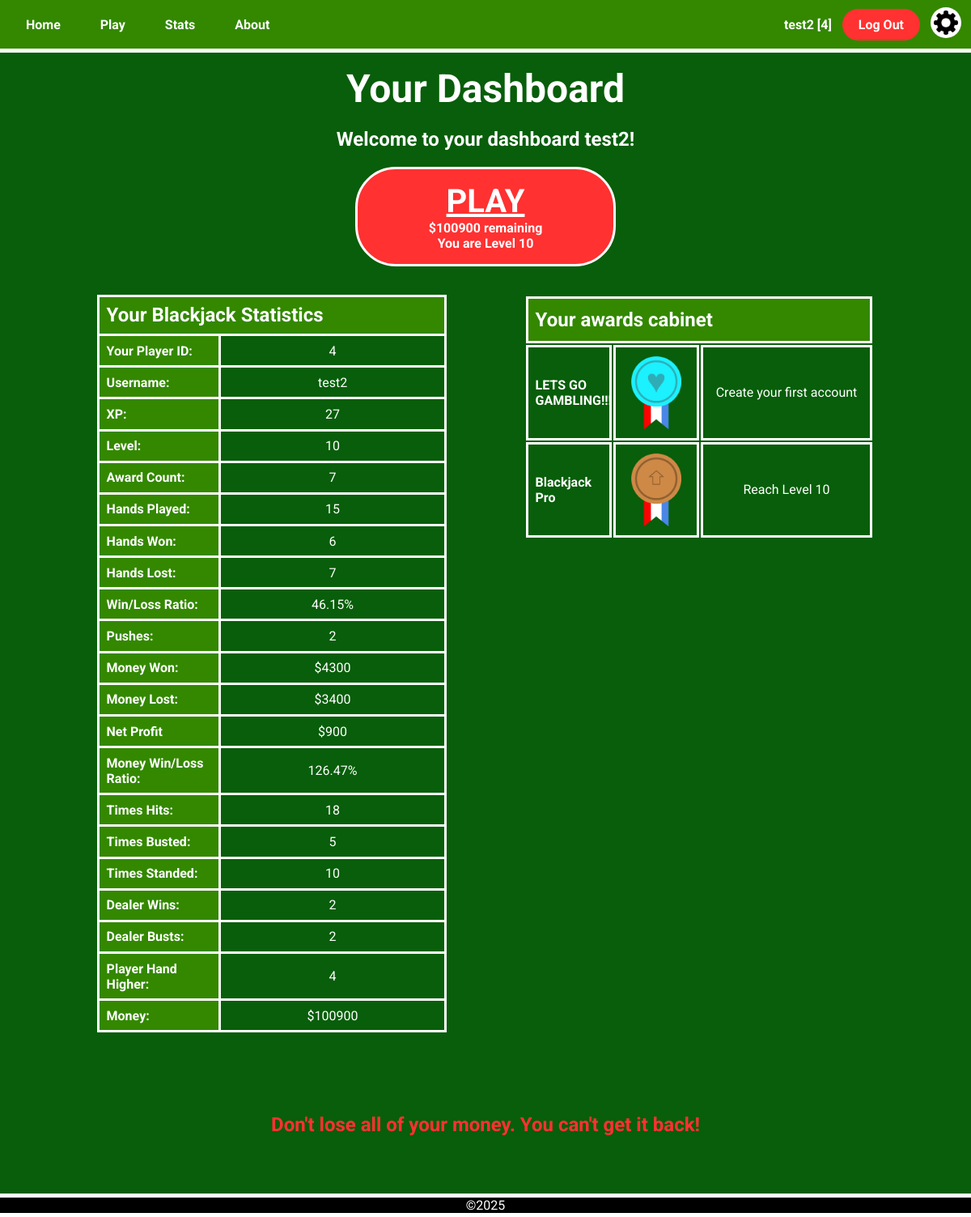
Screenshot of /dashboard (signed in) with the database file from the repository.
### tables this page shows
CREATE TABLE Player (id INTEGER, username TEXT UNIQUE, password TEXT, xp INTEGER DEFAULT (0), level INTEGER DEFAULT (1), award_count INTEGER DEFAULT (0), hands_played INTEGER DEFAULT (0), wins INTEGER DEFAULT (0), losses INTEGER DEFAULT (0), pushes INTEGER DEFAULT (0), money_wins INTEGER DEFAULT (0), money_losses INTEGER DEFAULT (0), hits INTEGER DEFAULT (0), busts INTEGER DEFAULT (0), stands INTEGER DEFAULT (0), dealer_higher INTEGER DEFAULT (0), dealer_busts INTEGER DEFAULT (0), player_higher INTEGER DEFAULT (0), money INTEGER DEFAULT (100000), PRIMARY KEY (id));

CREATE TABLE Award (id INTEGER, name TEXT, description TEXT, image TEXT, PRIMARY KEY (id));

### blackjack.py (the view)
@app.route('/dashboard')
def dashboard():
    if not session.get("logged_in"):
        return redirect('/home')
    elif session.get('active_hand'):
        flash("Please finish your active hand")
        return redirect('/play')
    user_id = session.get("user_id")
    username = session.get("username")
    with sqlite3.connect(DATABASE) as db:
        db.row_factory = sqlite3.Row
        cursor = db.cursor()
        sql = "SELECT * FROM Player WHERE id = ?"
        cursor.execute(sql, (user_id,))
        stats_data = cursor.fetchone()
        sql = '''SELECT name, description, image FROM Award WHERE id IN(
        SELECT aid FROM PlayerAward WHERE pid=?);'''
        cursor.execute(sql, (user_id,))
        awards = [dict(row) for row in cursor.fetchall()]
    if stats_data['wins']+stats_data['losses'] == 0:
        hands_win_loss_ratio = 0
    else:
        hands_win_loss_ratio = stats_data['wins']/(stats_data['wins']+stats_data['losses'])
    if stats_data['money_losses'] == 0:
        money_loss_ratio = 0
    else:
        money_loss_ratio = stats_data['money_wins']/stats_data['money_losses']
    return render_template(
        "dashboard.html",
        title="Dashboard",
        user_id=user_id,
        username=username,
        stats_data=stats_data,
        awards=awards,
        hands_win_loss_ratio=round(hands_win_loss_ratio*100, 2),
        money_loss_ratio=round(money_loss_ratio*100, 2))

### blackjack.py (called while the page is built, shortened)
@app.context_processor
def inject_variables():
    return dict(logged_in=session.get("logged_in"),
                show_footer=True,
                username=session.get('username'),
                user_id=session.get('user_id'))

def awarding_player(claimed_awards, cursor, user_id, criteria, aid, stat):
    for i in range(len(criteria)):
        if stat >= criteria[i]:
            has_award = any(pid.get('aid') == aid[i] for pid in claimed_awards)

### templates/dashboard.html (shortened to what this page needs)
{% extends "layout.html" %}
{% block content %}
<h1 class="title">
    Your Dashboard
</h1>
<h2 class="sub_heading">Welcome to your dashboard {{username}}!</h2>
<div class="dashboard_play_button">
    <a href="play">
      <span class="play_text">
        PLAY
      </span>
      <div class="dashboard_money">
        ${{stats_data['money']}} remaining
      </div>
      <div class="level_message">
        You are Level {{stats_data['level']}}
      </div>
    </a>
</div>
<div class="stats">
  {% if stats_data %}
  <table class="player_stats_table">
    <tr>
      <th class="player_stats_table_title" colspan="2">
        Your Blackjack Statistics
      </th>
    </tr>
    <tr>
      <th>Your Player ID:</th>
      <td>{{stats_data['id']}}</td>
    </tr>
    <tr>
      <th>Username:</th>
      <td>{{stats_data['username']}}</td>
    </tr>
    <tr>
      <th>XP:</th>
      <td>{{stats_data['xp']}}</td>
    </tr>
    <tr>
      <th>Level:</th>
      <td>{{stats_data['level']}}</td>
    </tr>
    <tr>
      <th>Award Count:</th>
      <td>{{stats_data['award_count']}}</td>
    </tr>
    <tr>
      <th>Hands Played:</th>
      <td>{{stats_data['hands_played']}}</td>
    </tr>
    <tr>
      <th>Hands Won:</th>
      <td>{{stats_data['wins']}}</td>
    </tr>
    <tr>
      <th>Hands Lost:</th>
      <td>{{stats_data['losses']}}</td>
    </tr>
    <tr>
      <th>Win/Loss Ratio:</th>
      <td>{{hands_win_loss_ratio}}%</td>
    </tr>
    <tr>
      <th>Pushes:</th>
      <td>{{stats_data['pushes']}}</td>
    </tr>
    <tr>
      <th>Money Won:</th>
      <td>${{stats_data['money_wins']}}</td>
    </tr>
    <tr>
      <th>Money Lost:</th>
      <td>${{stats_data['money_losses']}}</td>
    </tr>
    {% set net_profit = stats_data['money_wins'] - stats_data['money_losses'] %}
    <tr>
      <th>Net Profit</th>
      <td>${{net_profit}}</td>
    </tr>
    <tr>
      <th>Money Win/Loss Ratio:</th>
      <td>{{money_loss_ratio}}%</td>
    </tr>
    <tr>
      <th>Times Hits:</th>
      <td>{{stats_data['hits']}}</td>
    </tr>
    <tr>
      <th>Times Busted:</th>
      <td>{{stats_data['busts']}}</td>
    </tr>
    <tr>
      <th>Times Standed:</th>
      <td>{{stats_data['stands']}}</td>
    </tr>
    <tr>
      <th>Dealer Wins:</th>
      <td>{{stats_data['dealer_higher']}}</td>
    </tr>
    <tr>
      <th>Dealer Busts:</th>
      <td>{{stats_data['dealer_busts']}}</td>
    </tr>
    <tr>
      <th>Player Hand Higher:</th>
      <td>{{stats_data['player_higher']}}</td>
    </tr>
    <tr>
      <th>Money:</th>
      <td>${{stats_data['money']}}</td>
    </tr>
  </table>
  <table class="awards_table">
    <tr>
      <th colspan="3" class="awards_table_title">
        Your awards cabinet
      </th>
    {% for award in awards %}
    <tr>
      <th>{{award.name}}</th>
      <td class="award_img_box"><img class="award_img" src="{{award.image}}" alt=""></td>
      <td>{{award.description}}</td>
    </tr>
    {% endfor %}
  </table>
  {% endif %}
</div>
<div>
  <h2 class="dashboard_money_message">Don't lose all of your money. You can't get it back!</h2>
</div>
{% endblock %}

### templates/navigation.html
<div class="navigation_bar">
    <div class="navigation_links">
        <a href="/home">Home</a>
        <a href="/play">Play</a>
        <a href="/stats">Stats</a>
        <a href="/about">About</a>
    </div>
    {% if logged_in %}
    <div class="navigation_buttons">
        <div class="player_tag">
            <a href="/dashboard">{{username}} [{{user_id}}]</a>
        </div>
        <div class="signlog">
            <a href="log_out">Log Out</a>
        </div>
        <a class="settings_button" href="settings">
            <img src="/static/images/settings_button.png" alt="Settings">
        </a>
    </div>
    {% else %}
    <div class="signlog">
        <a href="/login">Login</a>
        <a href="/signup">Signup</a>
    </div>
    {% endif %}
</div>

### static/css/style.css (style rules this page uses)
body { background-color: #085e0a; font-family: "Roboto", sans-serif; margin: 0; padding: 0; color: white; }
.title { margin: 1rem; font-size: 3rem; text-align: center; color: white; }
.sub_heading { text-align: center; color: #FFFFFF; }
.navigation_bar { background-color: #338800; display: flex; justify-content: space-between; align-items: center; padding: 0 12px; margin-left: 0; border-bottom: 5px solid white; height: 60px; }
.navigation_links a { margin-right: 5px; padding: 20px 20px; border-radius: 2px; color: #FFFFFF; font-weight: bold; text-decoration: none; height: 100%; }
.player_tag { display: inline-block; vertical-align: middle; color: #FFFFFF; font-weight: bold; }
.player_tag a { color: white; text-decoration: none; }
.signlog a { margin-right: 0px; margin-left: 9px; background-color: #ff3131; color:#FFFFFF; padding: 10px 20px; border-radius: 50px; font-weight: bold; text-decoration: none; }
.signlog, .settings_button { display: inline-block; vertical-align: middle; }
.settings_button img { width: 30px; height: 30px; margin: 0; padding: 4px; background-color: white; border-radius: 100%; cursor: pointer; margin-left: 9px; }
.player_stats_table { border-collapse: collapse; width: 100%; text-align: center; color: #FFFFFF; margin-bottom: 100px; }
.player_stats_table_title { font-size: 1.5rem; }
.player_stats_table th { border: 3px solid white; text-align: left; padding: 2%; background-color: #338800; width: 35%; }
.player_stats_table td { border: 3px solid white; padding: 2%; }
.awards_table { width: 100%; height: fit-content; text-align: center; color: #FFFFFF; }
.awards_table_title { background-color: #338800; color: #FFFFFF; font-size: 1.5rem; height: fit-content; }
.awards_table th { border: 3px solid white; height: 50px; width: 25%; text-align: left; padding-left: 2%; }
.awards_table td { border: 3px solid white; }
.award_img { width: 90px; height: 90px; object-fit: contain; display: block; margin: 10px auto; }
.award_img_box { text-align: center; width: 25%; }
.stats { color: #FFFFFF; display: grid; grid-template-columns: 1fr 1fr; margin: 0 10%; gap: 10%; margin-top: 35px; padding-bottom: 0; }
.dashboard_play_button { display: flex; justify-content: center; margin: 20px 0; width: 100%; }
.dashboard_play_button a { font-weight: bold; background-color: #ff3131; padding: 1rem 5.5rem; border: 3px solid white; border-radius: 50px; color: #FFFFFF; text-decoration: none; display: inline-block; }
.dashboard_play_button span { display: block; text-align: center; font-size: 2.5rem; margin-bottom: 0; }
.dashboard_money { font-size: 16px; text-align: center; }
.play_text { text-decoration: underline; }
.level_message { text-align: center; font-size: 16px; }
.dashboard_money_message { color: #ff3131; padding: 100px; text-align: center; padding-top: 0; margin: 0; }

### rows the page displays
Player: username "test2", money "100900", level "10", id "4", xp "27", award_count "7", hands_played "15", wins "6", losses "7", pushes "2", money_wins "4300", money_losses "3400", hits "18", busts "5", stands "10", dealer_higher "2", dealer_busts "2", player_higher "4"
Award: name "LETS GO GAMBLING!!!", image (picture), description "Create your first account"
Award: name "Blackjack Pro", image (picture), description "Reach Level 10"

### other values shown
{{ user_id }} "4"
{{ hands_win_loss_ratio }} "46.15"
{{ net_profit }} "900"
{{ money_loss_ratio }} "126.47"
